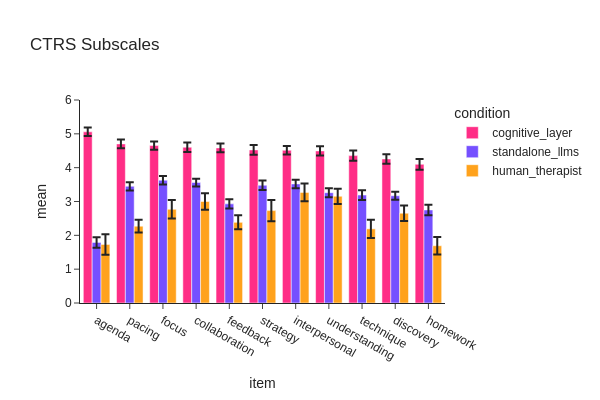

The notebook cell this image was saved under:
### Markdown cell above
### CTRS subscales

### Code cell
df = (
        df_ctrs[['pid','item','human1_score']]
        .copy()
        .rename(columns={'human1_score':'score'})
    )

# Add transcript metadata
df = df.merge(df_pids[['pid','condition','model']], on='pid', how='left')

# Mann Whitney U tests
items = list(df['item'].unique())
n_items = len(items)
max_pval = 0

results = []
for item in items:
    item_index = df['item']==item
    item_results = {'item': item}
    
    for comparison in [['cognitive_layer','standalone_llms'],['cognitive_layer','human_therapist']]:
        vec_A = df.loc[(df['condition']==comparison[0]) & item_index,'score']
        vec_B = df.loc[(df['condition']==comparison[1]) & item_index,'score']
        stat = sp.mannwhitneyu(vec_A,vec_B)
        p = stat.pvalue * 2 * n_items # Bonferroni correction
        if p > max_pval:
            max_pval = p
        
        comparison_key = f"{comparison[0]}_vs_{comparison[1]}"
        item_results[comparison_key.capitalize().replace('_',' ')] = f"U = {stat.statistic}, p = {readable_pvalue(p)}"
    
    results.append(item_results)

results_df = pd.DataFrame(results)
print(results_df.to_string(index=False))
print(f"\nMaximum p-value = {readable_pvalue(max_pval)}")

# Plot
plot_df = df.groupby(['item','condition'])['score'].agg(['mean','sem']).reset_index()

item_order = plot_df.loc[plot_df['condition']=='cognitive_layer',].sort_values('mean',ascending=False)['item'].unique().tolist()

fig = px.bar(
    plot_df,
    x='item',
    y='mean',
    error_y='sem',
    color='condition',
    color_discrete_map=COLOURS,
    category_orders={'condition': CONDITION_ORDER,'item': item_order},
    width=600,
    height=400,
    template='simple_white',
    title='CTRS Subscales',
    barmode='group'
)
# fig.update_traces(width=0.1)
fig.update_yaxes(range=[0,6])
fig.update_xaxes(tickvals=[x for x in range(0,len(item_order))],ticktext=item_order)
fig.update_layout(font={'family': 'Arial'})
fig.show()

### Figure 1 — Plotly figure (JSON) as saved in the notebook; plotly's stock layout.template omitted (floating-point values rounded to 4 significant figures)
{"data": [{"alignmentgroup": "True", "error_y": {"array": [0.1257, 0.1394, 0.1426, 0.1284, 0.1206, 0.157, 0.1271, 0.1317, 0.1446, 0.1513, 0.1369]}, "hovertemplate": "condition=cognitive_layer<br>item=%{x}<br>mean=%{y}<extra></extra>", "legendgroup": "cognitive_layer", "marker": {"color": "#ff2d86", "pattern": {"shape": ""}}, "name": "cognitive_layer", "offsetgroup": "cognitive_layer", "orientation": "v", "showlegend": true, "textposition": "auto", "type": "bar", "x": ["agenda", "collaboration", "discovery", "feedback", "focus", "homework", "interpersonal", "pacing", "strategy", "technique", "understanding"], "xaxis": "x", "y": [5.059, 4.604, 4.257, 4.584, 4.653, 4.099, 4.515, 4.703, 4.525, 4.356, 4.495], "yaxis": "y"}, {"alignmentgroup": "True", "error_y": {"array": [0.1565, 0.1157, 0.1164, 0.138, 0.1261, 0.1572, 0.1259, 0.1218, 0.1432, 0.1447, 0.1307]}, "hovertemplate": "condition=standalone_llms<br>item=%{x}<br>mean=%{y}<extra></extra>", "legendgroup": "standalone_llms", "marker": {"color": "#7550ff", "pattern": {"shape": ""}}, "name": "standalone_llms", "offsetgroup": "standalone_llms", "orientation": "v", "showlegend": true, "textposition": "auto", "type": "bar", "x": ["agenda", "collaboration", "discovery", "feedback", "focus", "homework", "interpersonal", "pacing", "strategy", "technique", "understanding"], "xaxis": "x", "y": [1.79, 3.56, 3.17, 2.93, 3.63, 2.75, 3.52, 3.45, 3.48, 3.19, 3.26], "yaxis": "y"}, {"alignmentgroup": "True", "error_y": {"array": [0.3016, 0.2418, 0.2283, 0.2081, 0.2735, 0.2588, 0.2635, 0.1886, 0.3116, 0.2719, 0.2266]}, "hovertemplate": "condition=human_therapist<br>item=%{x}<br>mean=%{y}<extra></extra>", "legendgroup": "human_therapist", "marker": {"color": "#ffa21c", "pattern": {"shape": ""}}, "name": "human_therapist", "offsetgroup": "human_therapist", "orientation": "v", "showlegend": true, "textposition": "auto", "type": "bar", "x": ["agenda", "collaboration", "discovery", "feedback", "focus", "homework", "interpersonal", "pacing", "strategy", "technique", "understanding"], "xaxis": "x", "y": [1.731, 3.0, 2.654, 2.385, 2.769, 1.692, 3.269, 2.269, 2.731, 2.192, 3.154], "yaxis": "y"}], "layout": {"barmode": "group", "font": {"family": "Arial"}, "height": 400, "legend": {"title": {"text": "condition"}, "tracegroupgap": 0}, "title": {"text": "CTRS Subscales"}, "width": 600, "xaxis": {"anchor": "y", "categoryarray": ["agenda", "pacing", "focus", "collaboration", "feedback", "strategy", "interpersonal", "understanding", "technique", "discovery", "homework"], "categoryorder": "array", "domain": [0, 1], "ticktext": ["agenda", "pacing", "focus", "collaboration", "feedback", "strategy", "interpersonal", "understanding", "technique", "discovery", "homework"], "tickvals": [0, 1, 2, 3, 4, 5, 6, 7, 8, 9, 10], "title": {"text": "item"}}, "yaxis": {"anchor": "x", "domain": [0, 1], "range": [0, 6], "title": {"text": "mean"}}}}
